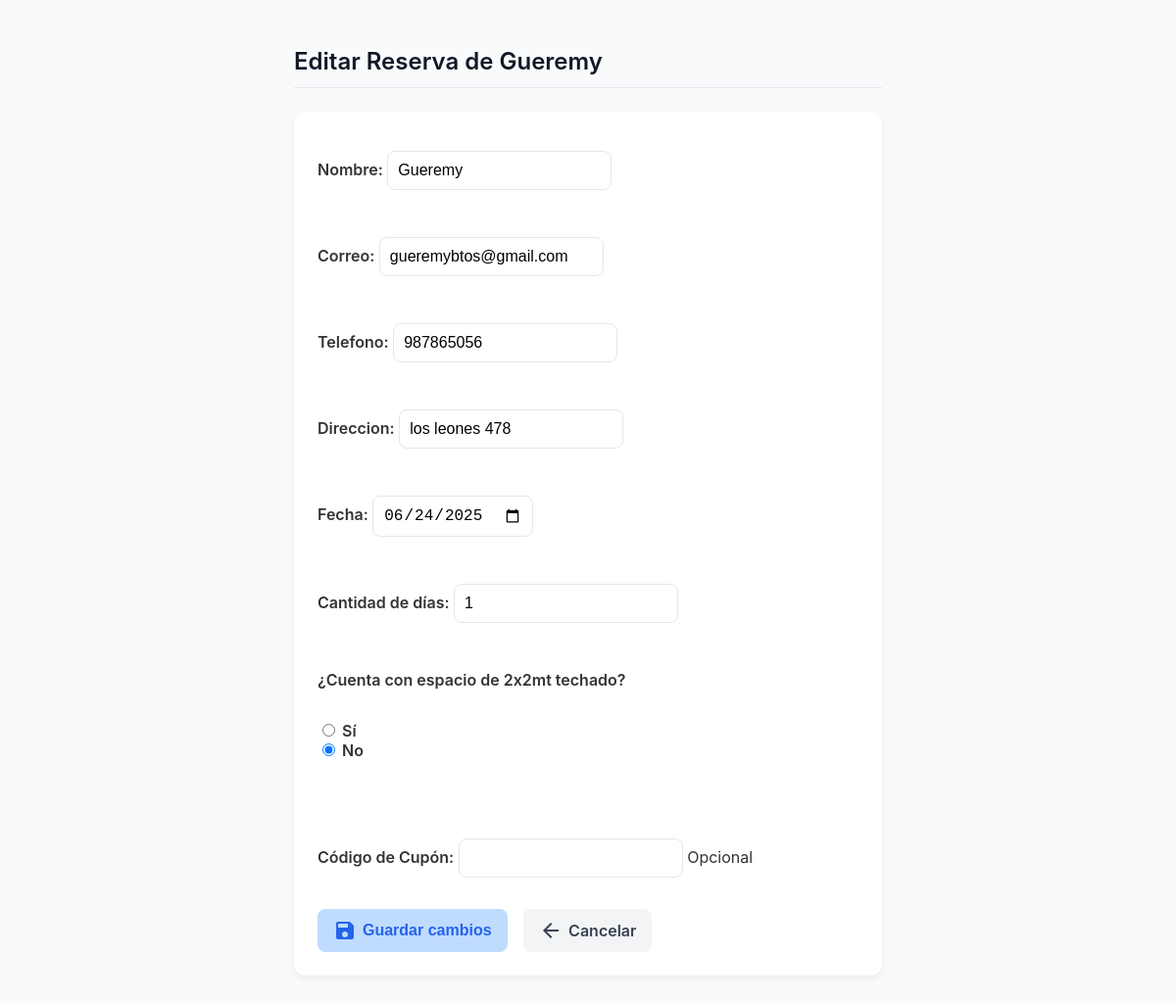
Page /admin-panel/editar/84/ (signed in) on the committed database.
### booking/models.py (models this page shows, shortened)
class Reserva(models.Model):
    nombre = models.CharField(max_length=100)
    correo = models.EmailField()
    telefono = models.CharField(max_length=20)
    direccion = models.CharField(max_length=200)
    fecha = models.DateField()
    dias = models.PositiveIntegerField("Cantidad de días", default=1)
    espacio_techado = models.BooleanField("¿Cuenta con espacio de 2x2mt techado?", default=False)
    pagado = models.BooleanField(default=False)
    numero_reserva = models.CharField(max_length=10, editable=False, unique=True, blank=True)
    total = models.DecimalField("Total", max_digits=10, decimal_places=2, default=0)
    coupon = models.ForeignKey(Coupon, on_delete=models.SET_NULL, null=True, blank=True)

### booking/views.py (the view)
# urls.py: path('admin-panel/editar/<int:reserva_id>/', views.editar_reserva, name='editar_reserva'),
@staff_member_required
def editar_reserva(request, reserva_id):
    reserva = get_object_or_404(Reserva, id=reserva_id)
    if request.method == 'POST':
        form = ReservaForm(request.POST, instance=reserva)
        if form.is_valid():
            form.save()
            return redirect('admin_panel')
    else:
        form = ReservaForm(instance=reserva)
    return render(request, 'booking/editar_reserva.html', {'form': form, 'reserva': reserva})

### booking/forms.py (shortened to what this page needs)
class ReservaForm(forms.ModelForm):
    coupon_code = forms.CharField(max_length=50, required=False, label="Código de Cupón", help_text="Opcional")
    class Meta:
        model = Reserva
        fields = ['nombre', 'correo', 'telefono', 'direccion', 'fecha', 'dias', 'espacio_techado']
        widgets = {
            'nombre': forms.TextInput(attrs={'class': 'w-full px-3 py-2 border border-gray-300 rounded-md'}),
            'correo': forms.EmailInput(attrs={'class': 'w-full px-3 py-2 border border-gray-300 rounded-md'}),
            'telefono': forms.TextInput(attrs={'class': 'w-full px-3 py-2 border border-gray-300 rounded-md'}),
            'direccion': forms.TextInput(attrs={'class': 'w-full px-3 py-2 border border-gray-300 rounded-md'}),
            'fecha': forms.DateInput(attrs={'type': 'date', 'class': 'w-full px-3 py-2 border border-gray-300 rounded-md'}),
            'espacio_techado': forms.RadioSelect(choices=[(True, 'Sí'), (False, 'No')]),
        }

### booking/templates/booking/editar_reserva.html (shortened to what this page needs)
<!DOCTYPE html>
<html lang="es">
<head>
</head>
<body>
<main class="admin-panel">
    <h1>Editar Reserva de {{ reserva.nombre }}</h1>
    <form method="post">
        {{ form.as_p }}
        <div>
            <button type="submit"><span class="material-icons">save</span>Guardar cambios</button>
            <a href="{% url 'admin_panel' %}" class="btn-link"><span class="material-icons">arrow_back</span>Cancelar</a>
        </div>
    </form>
</main>
</body>
</html>

### booking/templates/booking/editar_reserva.html (style rules this page uses)
* { box-sizing: border-box; }
body { font-family: 'Inter', sans-serif; background: #f9fafb; color: #333; margin: 0; padding: 32px; }
.admin-panel { max-width: 600px; margin: 0 auto; }
h1 { font-weight: 600; font-size: 1.5rem; margin-bottom: 24px; border-bottom: 1px solid #e5e7eb; padding-bottom: 12px; color: #111827; }
form { background: #fff; border-radius: 12px; padding: 24px; box-shadow: 0 4px 6px rgb(0 0 0 / 0.05); display: flex; flex-direction: column; gap: 16px; }
label { font-weight: 600; margin-bottom: 4px; }
input, select, textarea { padding: 10px; border-radius: 8px; border: 1px solid #e5e7eb; font-size: 1rem; }
button, .btn-link { display: inline-flex; align-items: center; gap: 6px; border-radius: 8px; font-weight: 600; cursor: pointer; border: none; padding: 10px 16px; font-size: 1rem; transition: background-color 0.3s ease; text-decoration: none; }
button { background-color: #bfdbfe; color: #2563eb; margin-right: 12px; }
.btn-link { background-color: #f3f4f6; color: #374151; }

### rows in the picture
Reserva: nombre "Gueremy", correo "gueremybtos@gmail.com", telefono "987865056", direccion "los leones 478", fecha "06/24/2025", dias "1", espacio_techado "☐ Sí ☑ No"
